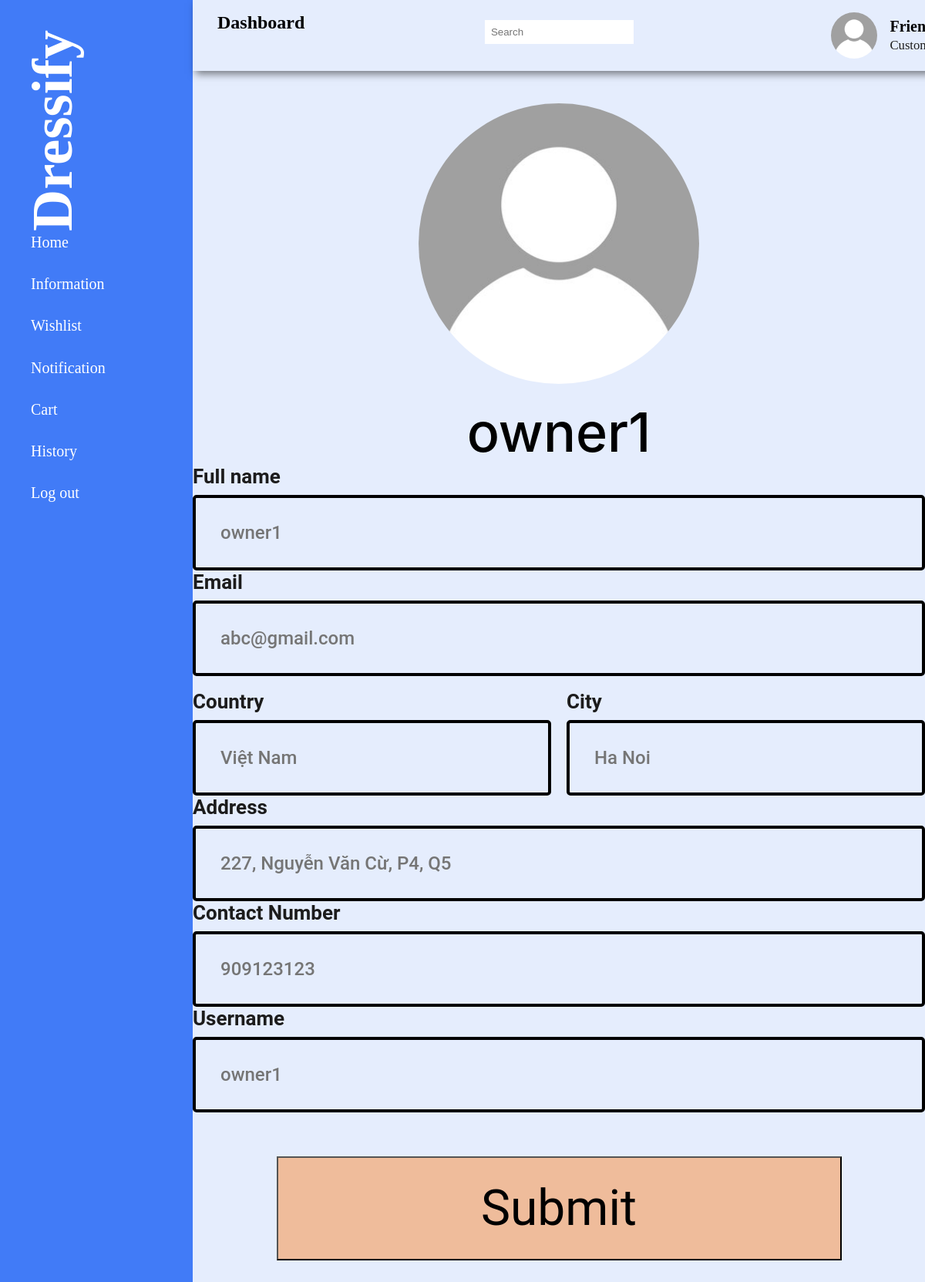
The app's page /role/customer/CustomerProfile.php (signed in) with its own data.
### tables this page shows
CREATE TABLE `customers` (
  `cus_id` int(255) NOT NULL,
  `username` varchar(255) NOT NULL,
  `email` varchar(255) NOT NULL,
  `password` varchar(255) NOT NULL,
  `fullname` varchar(255) NOT NULL,
  `address` varchar(255) NOT NULL,
  `country` varchar(255) NOT NULL,
  `city` varchar(255) NOT NULL,
  `contact_number` varchar(255) NOT NULL,
  `avatar` varchar(255) NOT NULL,
  `user_type` varchar(255) NOT NULL
);

### role/customer/CustomerProfile.php (the view, shortened to what this page needs)
<?php
    include '../../ConnectDB.php';
    $user_select = mysqli_query($conn, "SELECT * FROM customers where cus_id ='$_SESSION[cus_id]'") or die('Query failed');
    if (mysqli_num_rows($user_select) > 0){
      $row = mysqli_fetch_assoc($user_select);
      $name = $row['fullname'];
      $email = $row['email'];
      $country = $row['country'];
      $city = $row['city'];
      $address = $row['address'];
      $number = $row['contact_number'];
      $username = $row['username'];
    }
?>
<!DOCTYPE html>
<html lang="en">
<head>
  <link rel="stylesheet" href="CustomerProfileStyle.css">
</head>
<body>
  <?php include 'CustomerSidebar.php'; ?>
  <section class="profile-container">
    <main class="main-content">
      <form class="profile-form" method="post">
        <div class="avatar-container">
          <img src="../../img/default_avatar.jpg" class="avatar-background" alt="Profile background" style="border-radius: 50%;"/>
        </div>
        <h2 class="username"><?php echo $name?></h2>
        <label for="name" class="form-label">Full name</label>
        <input type="text" id="name" name="name" class="form-input" placeholder="<?php echo"$name";?>"/>
        <label for="email" class="form-label">Email</label>
        <input type="email" id="email" name="email" class="form-input" placeholder="<?php echo"$email";?>"/>
        <div class="form-row">
          <div class="form-columns">
            <div class="form-column">
              <div class="form-group">
                <label for="country" class="form-label">Country</label>
                <input type="text" id="country" name="country" class="form-input" placeholder="<?php echo"$country";?>"/>
              </div>
            </div>
            <div class="form-column">
              <div class="form-group">
                <label for="city" class="form-label">City</label>
                <input type="text" id="city" name="city" class="form-input" placeholder="<?php echo"$city";?>"/>
              </div>
            </div>
          </div>
        </div>
        <label for="address" class="form-label">Address</label>
        <input type="text" id="address" name="address" class="form-input" placeholder="<?php echo"$address";?>"/>
        <label for="contact" class="form-label">Contact Number</label>
        <input type="tel" id="contact" name="number" class="form-input" placeholder="<?php echo"$number";?>"/>
        <label for="username" class="form-label">Username</label>
        <input type="text" id="username" name="username" class="form-input" placeholder="<?php echo"$username";?>"/>
        <button type="submit" name="update-profile" class="submit-button">Submit</button>
      </form>
    </main>
  </section>
</body>
</html>

### role/customer/CustomerProfileStyle.css (style rules this page uses)
.profile-container { background-color: #fbf3d5; display: flex; gap: 20px; }
.main-content { align-self: start; display: flex; margin-top: 38px; flex-direction: column; flex-grow: 1; flex-basis: 0; width: fit-content; padding: 0 20px; }
.profile-form { align-self: center; display: flex; margin-top: 34px; width: 100%; max-width: 1092px; flex-direction: column; }
.avatar-container { display: flex; flex-direction: column; overflow: hidden; align-self: center; position: relative; aspect-ratio: 1; width: 364px; max-width: 100%; align-items: end; padding: 80px 60px 11px; margin-top: 100px; z-index: 0; }
.avatar-background { position: absolute; inset: 0; height: 100%; width: 100%; object-fit: cover; object-position: center; }
.username { color: #000; align-self: center; margin-top: 20px; font: 500 70px Plus Jakarta Sans, -apple-system, Roboto, Helvetica, sans-serif; }
.form-label { color: #1c1c1c; font: 600 26px Roboto, sans-serif; }
.form-input { border-radius: 5px; border: 4px solid rgba(0, 0, 0); background-color: #E5EDFD; margin-top: 9px; color: #858585; padding: 31px 32px; font: 500 24px Roboto, sans-serif; }
.form-row { margin-top: 18px; }
.form-columns { gap: 20px; display: flex; }
.form-column { display: flex; flex-direction: column; line-height: normal; width: 50%; margin-left: 0px; }
.form-group { display: flex; flex-grow: 1; flex-direction: column; }
.submit-button { background-color: rgba(239, 188, 155, 1); align-self: center; margin-top: 57px; margin-bottom: 57px; width: 733px; max-width: 100%; color: #000; text-align: center; padding: 28px 60px 28px; font: 64px Roboto, sans-serif; }

### role/admin/AdminStyle.css (style rules this page uses)
:root { --theme-color:#E5EDFD; --dark-blue:#417BF7; --light-blue:#779DF8; --light-sky:#E5EDFD; --black:#1c1c1c; }
* { padding: 0; margin: 0; box-sizing: border-box; list-style-type: none; text-decoration: none; }
body { background-color: var(--theme-color); }
.main-content { margin: 0; padding: 0; background-color: var(--theme-color); width: calc(100% - 250px); margin-left: 250px; }
main { margin-top: 50px; padding: 2rem 1.5rem; min-height: calc(100vh - 90); }

### records on screen
customers: fullname "owner1", name "owner1", email "abc@gmail.com", country "Việt Nam", city "Ha Noi", address "227, Nguyễn Văn Cừ, P4, Q5", number "909123123", username "owner1"
